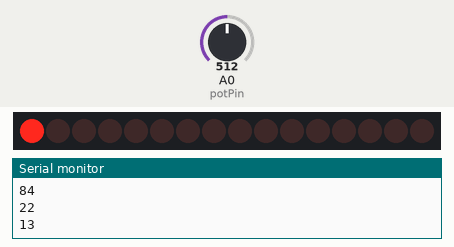
Simulated run of this sketch. Board: Arduino Uno, built with avr-gcc and run on an emulated ATmega328P. Shown: 16 shift-register outputs drawn as a row of LEDs (first output left, lit = HIGH), the last lines printed to the serial monitor. Wiring (inferred from the names in the program): 2 × shift register (74HC595): data pin 11; shift clock pin 12; latch pin 8. Wiring (inferred from the signals the program sends): row of LEDs: on Q0, Q1, Q2, Q3, Q4, Q5, Q6, Q7, Q8, Q9, Q10, Q11, Q12, Q13, Q14, Q15. Inputs (shaded band) come from the test bench; at power-on: A0 (potPin) = 512.

Above: at 1.2 s.
1.3 s: A0 (potPin) set to 122
At 1.53 s:
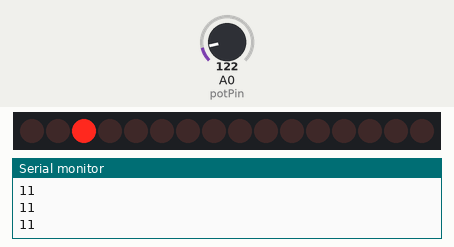
3.7 s: A0 (potPin) set to 6
At 4.58 s:
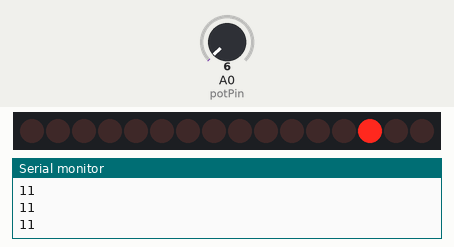
6.7 s: A0 (potPin) set to 26
At 7.95 s:
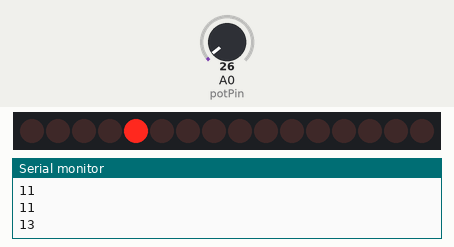
9.7 s: A0 (potPin) set to 0
At 10.38 s:
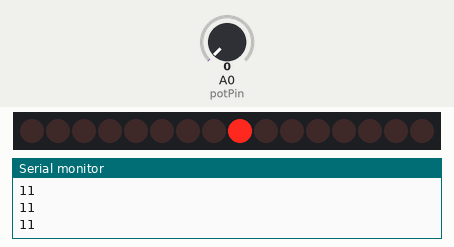
Timing chart, 0 to 15.7 s (numbered marks = the images above; inputs shaded):
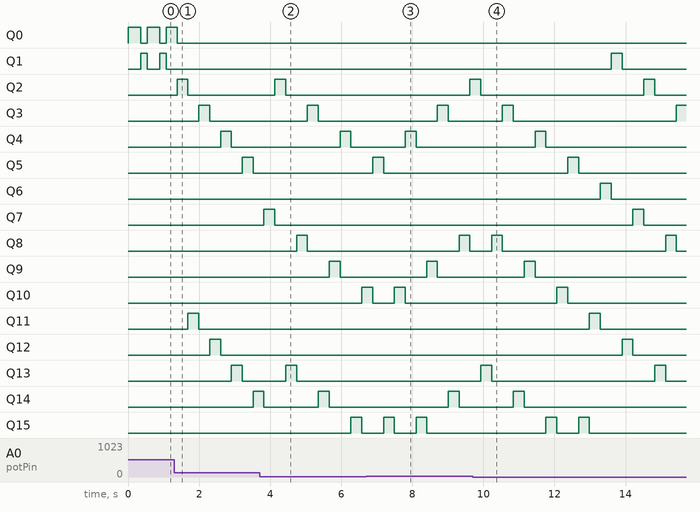

The sketch:

LEDchasing.ino
```cpp
int potPin = A0;
int latchpin=8;
int clockpin=12;
int datapin=11;
int val = 0;
int values[]={1,2,4,8,16,32,64,128};

void setup() {
  Serial.begin(9600);

  pinMode(latchpin,OUTPUT);
  pinMode(clockpin,OUTPUT);
  pinMode(datapin,OUTPUT);

}

void loop() {
  int index;
  int value1, value2;

    val = analogRead(potPin);

  for(int i=0;i<16;i++){
    val = map(val, 0, 956, 10, 150);
    digitalWrite(latchpin,LOW);
    index=i%8;
    if(i<8){
      value2=values[index];
      value1=0;
    }
    else{
      value2=0;
      value1=values[index];
    }
    shiftOut(datapin,clockpin,MSBFIRST,value1);
    shiftOut(datapin,clockpin,MSBFIRST,value2);

    digitalWrite(latchpin,HIGH);

    delay(val);

    Serial.println(val);
  }

}
```
